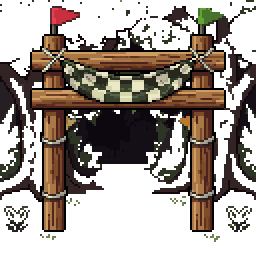
#> input picture kit/wk_r01/bg/arch/00.png, 128 x 128 px, found by its file name (shown 2 times larger)
$ python r83.py
#> lines starting #> are read from the running program, lines starting #| are printed output that depends on the picture
### kit/fork_race2/hook.py
"""Standard Code Name hook band (Bennett: the hook makes or breaks the video).
usage:
    import sys; sys.path.insert(0, '<scratchpad>/pixellab/safezone'); from hook import hook_layer
    HOOK, HOOK_BOTTOM = hook_layer(['WHICH JAR IS', "CYRUS'S?"], accent=1, color=(255,214,60))
    frame.alpha_composite(HOOK)      # draw LAST (on top of everything) every frame
    # put content below HOOK_BOTTOM (typically ~450-470) and above y=1500
lines: 1-2 short lines of the original hook. accent: index of the line drawn in `color` (others white), or None.
sub: optional small secondary line (>=34px), drawn under the main lines.
"""
from PIL import Image, ImageDraw, ImageFont
import os
FONT = os.path.join(os.path.dirname(__file__), '../../npmfont/ps/package/files/PressStart2P.ttf')
W, H = 1080, 1920
X0, X1, Y0 = 70, 1025, 262
def _fit(lines, maxw, hi=80, lo=48):
#> called with maxw = 915, hi = 80, lo = 48
    for s in range(hi, lo - 1, -2):
        f = ImageFont.truetype(FONT, s); d = ImageDraw.Draw(Image.new('L', (1, 1)))
        if all(d.textlength(l, font=f) + 2 * 9 <= maxw for l in lines): return f, s
    return ImageFont.truetype(FONT, lo), lo
def hook_layer(lines, accent=None, color=(255, 214, 60), sub=None, sub_color=(235, 235, 235), border=None):
    lines = [l.upper() for l in lines][:2]
    f, s = _fit(lines, X1 - X0 - 40)
    gap = int(s * 0.38); pad = 26
    h = len(lines) * s + (len(lines) - 1) * gap + 2 * pad
    fs = None
    if sub:
        fs, ss = _fit([sub], X1 - X0 - 40, 36, 30); h += ss + gap
    L = Image.new('RGBA', (W, H), (0, 0, 0, 0)); d = ImageDraw.Draw(L)
#> after `L = Image.new('RGBA', (W, H), (0, 0, 0, 0))`: L: PIL image 1080x1920 RGBA; every value is 0
    d.rounded_rectangle([X0, Y0, X1, Y0 + h], 22, fill=(14, 10, 24, 225), outline=border or color, width=6)
    y = Y0 + pad
    for i, l in enumerate(lines):
        c = color if accent == i else (255, 255, 255)
        w = d.textlength(l, font=f)
        d.text(((X0 + X1) / 2 - w / 2, y), l, font=f, fill=c, stroke_width=9, stroke_fill=(10, 6, 18))
        y += s + gap
#> this loop made 2 passes
#> w on passes 1 to 2: 630.8, 837.1
#> after the loop, y = 508
    if sub:
        w = d.textlength(sub, font=fs)
#> w = 472.4
        d.text(((X0 + X1) / 2 - w / 2, y), sub, font=fs, fill=sub_color, stroke_width=6, stroke_fill=(10, 6, 18))
    return L, Y0 + h
# [4 lines that do not run on import are left out]

### kit/fork1/common.py
import os, glob, math, json, subprocess, random
from PIL import Image, ImageDraw, ImageFont, ImageEnhance, ImageFilter
SP = '/tmp/claude-0/-home-claude/3d9a853e-960c-501e-b487-63abffb4f487/scratchpad/'
FONT = SP + 'npmfont/ps/package/files/PressStart2P.ttf'; A = SP + 'pause/assets/'; PL = SP + 'pixellab/'
W, H, FPS = 1080, 1920, 30
_fc = {}
def F(s):
    if s not in _fc: _fc[s] = ImageFont.truetype(FONT, s)
    return _fc[s]
def crop(im): return im.crop(im.getbbox())
def up(im, k): return im.resize((max(1, int(im.width * k)), max(1, int(im.height * k))), Image.NEAREST)
def layer(img, fn):
    L = Image.new('RGBA', img.size, (0, 0, 0, 0)); fn(ImageDraw.Draw(L)); img.alpha_composite(L)
def ctext(d, x, y, t, f, fill=(255, 255, 255), sw=6, a=255, sc=(20, 15, 35)):
    w = d.textlength(t, font=f); d.text((x - w / 2, y), t, font=f, fill=tuple(fill[:3]) + (a,), stroke_width=sw, stroke_fill=tuple(sc[:3]) + (a,))
# [18 lines left out: functions text_layer, gif_frames, not called in this run]
IDLE_FILE = {'joy': 'idle_0.gif', 'cyrus': 'idle_1.gif', 'ray': 'idle_2.gif', 'cleo': 'idle_3.gif', 'hollow': 'idle_9.gif'}
# [4 lines left out: function idle, not called in this run]
VIC = {'joy': 'vic_Victory_Pose.gif', 'cyrus': 'vic_VictoryPose_1_2f3491a2-9eb4-4ed3-a96d-f50d84bb993a.gif', 'cleo': 'vic_victoryPose.gif', 'ray': 'vic_victoryPose_1.gif', 'hollow': 'hollow-victory.gif'}
def vic(g, h): return gif_frames(A + VIC[g], h=h)
def seq(d, k=2, lo=1, hi=None):
    fs = sorted(glob.glob(d + '/*.png'))[lo:hi]
    return [up(Image.open(p).convert('RGBA'), k) for p in fs]
GUMK = ['mush', 'acv', 'mel', 'cre', 'gold']
def gummy(kind, k=2): return up(Image.open(PL + f'gummies/pick_{kind}.png').convert('RGBA'), k)
# [10 lines left out: function bg_frames, not called in this run]
class Writer:
    def __init__(self, path):
        self.p = subprocess.Popen(['ffmpeg', '-y', '-loglevel', 'error', '-f', 'rawvideo', '-pix_fmt', 'rgb24', '-s', f'{W}x{H}', '-r', str(FPS), '-i', '-',
                                   '-c:v', 'libx264', '-preset', 'veryfast', '-crf', '18', '-pix_fmt', 'yuv420p', path], stdin=subprocess.PIPE)
    def write(self, img): self.p.stdin.write(img.convert('RGB').tobytes())
    def close(self): self.p.stdin.close(); self.p.wait()
# [9 lines left out: functions mix, ship, not called in this run]
def sheet(mp4, out, n=8, cols=8):
    d = float(subprocess.run(['ffprobe', '-v', 'error', '-show_entries', 'format=duration', '-of', 'csv=p=0', mp4], capture_output=True, text=True).stdout)
    subprocess.run(['ffmpeg', '-y', '-loglevel', 'error', '-i', mp4, '-vf', f'fps={n}/{d},scale=270:480,tile={cols}x{max(1, n // cols)}', '-frames:v', '1', out])

### kit/fork_sz78/v83/r83.py
import sys; SP0 = '/tmp/claude-0/-home-claude/3d9a853e-960c-501e-b487-63abffb4f487/scratchpad/'; B8 = SP0 + 'fork_b8/'
sys.path.insert(0, SP0 + 'fork1'); from common import *
sys.path.insert(0, SP0 + 'pixellab/safezone'); from hook import hook_layer
# #83 safe-zone + hook pass (source: fork_b8/r85.py): mirror frame 5x -> 4x (shapes unchanged size), Rayleigh moved beside it.
import numpy as np
os.chdir(os.path.dirname(os.path.abspath(__file__)))
HOOK, HB = hook_layer(['PAUSE WHEN IT', 'PERFECTLY MIRRORS'], accent=1, color=(190, 140, 255), sub='ONLY 1 FRAME PER SHAPE', border=(255, 214, 60))
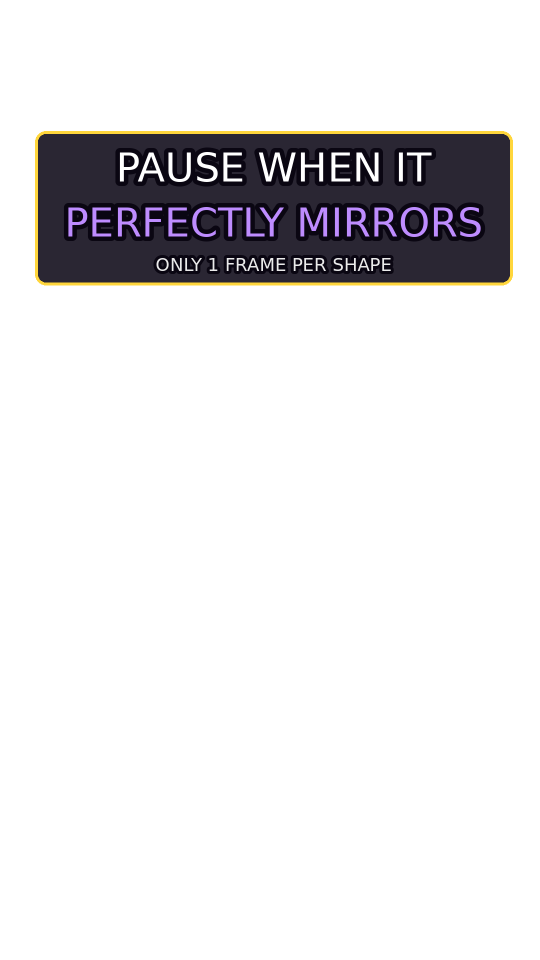
#> HOOK: PIL image 1080x1920 RGBA (shown at 1/2 size); mean R, G, B, A 6.5, 5.4, 6.7, 33.8; transparent parts drawn white
#> HB = 570
print('hook bottom', HB)
#| hook bottom 570
MK = 4; MIR = up(Image.open(B8 + 'mirror/00.png').convert('RGBA'), MK)          # 640x800
#> in up, `def up(im, k): return im.resize((max(1, int(im.width * k)), max(1, int..`:
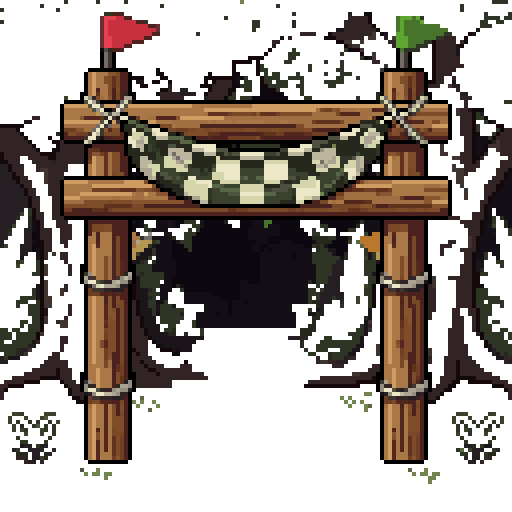
#> returned value: PIL image 512x512 RGBA; mean R, G, B, A 39.2, 29.7, 22.4, 130.6; transparent parts drawn white
MX, MY = 478 - MIR.width // 2, HB + 14
#> MX = 222; MY = 584
GX0, GY0, GX1, GY1 = MX + 8 * MK + 21, MY + 9 * MK + 22, MX + 152 * MK - 21, MY + 194 * MK - 22   # glass area
#> GX0 = 275; GY0 = 642; GX1 = 809; GY1 = 1338
CXM = (GX0 + GX1) // 2; CYM = (GY0 + GY1) // 2 + 10
#> after `CXM = (GX0 + GX1) // 2`: CXM = 542
#> after `CYM = (GY0 + GY1) // 2 + 10`: CYM = 1000
def hollow_head():
    im = Image.open(SP0 + 'syeda_src/hollow/char1.png').convert('RGBA'); return crop(im)
#> (the run stopped early here; a loop or call above may not have finished)
